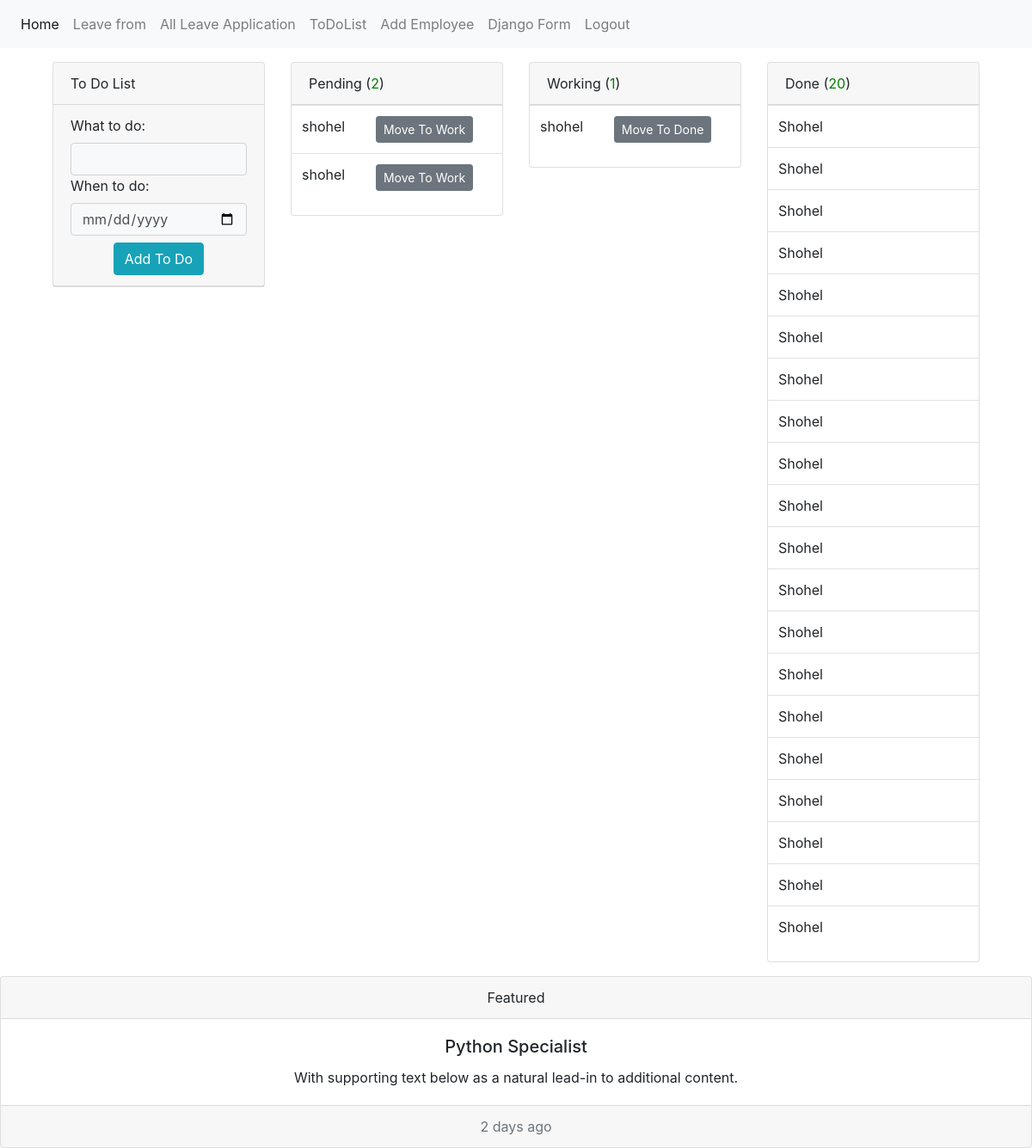
/todolist (signed in), run on the app's committed database.
### emsapp/models.py (models this page shows)
class ToDoList(models.Model):
    user=models.ForeignKey(User, on_delete=models.CASCADE)
    what_to_do=models.TextField(blank=True, null=True)
    when_to_do=models.DateField(blank=True, null=True)
    pending_status=models.BooleanField(default=True)
    working_status=models.BooleanField(default=False)
    done_status=models.BooleanField(default=False)
    def __str__(self):
        return str(self.user)

### emsapp/views.py (the view)
# urls.py: path('todolist', to_do_list, name='todolist'),
@login_required(login_url='/')
def to_do_list(request):
    my_todo_list_pending=ToDoList.objects.filter(user=request.user,pending_status=True)
    working_todo_list=ToDoList.objects.filter(user=request.user,working_status=True)
    done_todo_list=ToDoList.objects.filter(user=request.user,done_status=True)
    my_todo_list_pending_count=my_todo_list_pending.count()
    working_todo_list_count=working_todo_list.count()
    done_todo_list_count=done_todo_list.count()
    form=TodolistForm()
    context={'my_todo_list_pending':my_todo_list_pending,'my_todo_list_pending_count':my_todo_list_pending_count,
             'working_todo_list':working_todo_list,'working_todo_list_count':working_todo_list_count,
             'done_todo_list':done_todo_list,'done_todo_list_count':done_todo_list_count,
             'form':form
    }
    return render(request, 'todolist.html',context)

### emsapp/forms.py
class TodolistForm(forms.ModelForm):
    class Meta:
        model = ToDoList
        fields = '__all__'
        exclude=('user','pending_status','working_status','done_status',)
        widgets = {
            'when_to_do':forms.DateInput(attrs={'type':'date', 'class':'form-control datepicker bg-light'}),
            'what_to_do':forms.TextInput(attrs={'class':'form-control bg-light'}),
        }

### templates/todolist.html (shortened to what this page needs)
{% extends 'base.html' %}
{% block content %}
<!DOCTYPE html>
<html lang="en">
<head>
</head>
<body>
<div class="container">
    <div class="row p-3">
        <div class="col-3">
            <div class="card" >
                <div class="card-header">
                To Do List </span>
                </div>
                {% if form %}
                <div class="card-header ">
                    <form action="{% url 'add_todo_list' %}" method="POST" >
                        <div>
                            {{ form }}
                        </div>
                        <div class="d-flex justify-content-center" style="margin-top: 8px;">
                            <button type="submit" class="btn btn-info">Add To Do</button>
                        </div>
                    </form>
                   </div>
                   {% endif %}
                </div>
            </div>
            <div class="col-3">
                <div class="card">
                    {% if my_todo_list_pending_count > 0 %}
                    <div class="card-header">
                    Pending (<span style="color: green;">{{ my_todo_list_pending_count }}</span>)
                    </div>
                    {% else %}
                    <div class="card-header">
                        Pending (<span style="color: red;">{{ my_todo_list_pending_count }}</span>)
                    </div>
                    {% endif %}
                <table class="table">
                    <tbody>
                        {% for my_todo_list_pending in my_todo_list_pending %}
                    <tr>
                        <td>{{ my_todo_list_pending }}</td>
                        <td><a href="{% url 'to_do_list_move' my_todo_list_pending.id 'working' %}"><button class="btn btn-secondary btn-sm">Move To Work  </button></a></td>
                    </tr>
                        {% endfor %}
                    </tbody>
                </table>
                </div>
            </div>
        <div class="col-3">
            <div class="card">
                {% if working_todo_list_count > 0 %}
                <div class="card-header">
                Working (<span style="color: green;">{{ working_todo_list_count }}</span>)
                </div>
                {% else %}
                <div class="card-header">
                    Working (<span style="color: red;">{{ working_todo_list_count }}</span>)
                </div>
                {% endif %}
            <table class="table">
                <tbody>
                    {% for working_todo_list in working_todo_list %}
                <tr>
                    <td>{{ working_todo_list }}</td>
                    <td><a href="{% url 'to_do_list_move' working_todo_list.id 'done' %}"><button class="btn btn-secondary btn-sm">Move To Done</button></a></td>
                </tr>
                    {% endfor %}
                </tbody>
            </table>
            </div>
        </div>
            <div class="col-3">
                <div class="card">
                {% if done_todo_list_count > 0 %}
                <div class="card-header">
                Done (<span style="color: green;">{{ done_todo_list_count }}</span>)
                </div>
                {% else %}
                <div class="card-header">
                    Done (<span style="color: red;">{{ done_todo_list_count }}</span>)
                </div>
                {% endif %}
                {% if done_todo_list %}
            <table class="table">
                <tbody>
                    {% for done_todo_list in done_todo_list %}
                <tr>
                    <td>{{ done_todo_list|title }}</td>
                </tr>
                    {% endfor %}
                </tbody>
            </table>
            {% endif %}
                </div>
            </div>
    </div>
</div>
</body>
</html>
{% endblock content %}

### data on the page
ToDoList: user.username "shohel"
ToDoList: user.username "shohel"
ToDoList: user.username "shohel"
ToDoList: user.username "Shohel"
ToDoList: user.username "Shohel"
ToDoList: user.username "Shohel"
ToDoList: user.username "Shohel"
ToDoList: user.username "Shohel"
ToDoList: user.username "Shohel"
ToDoList: user.username "Shohel"
ToDoList: user.username "Shohel"
ToDoList: user.username "Shohel"
ToDoList: user.username "Shohel"
ToDoList: user.username "Shohel"
ToDoList: user.username "Shohel"
ToDoList: user.username "Shohel"
ToDoList: user.username "Shohel"
ToDoList: user.username "Shohel"
ToDoList: user.username "Shohel"
ToDoList: user.username "Shohel"
ToDoList: user.username "Shohel"
ToDoList: user.username "Shohel"
ToDoList: user.username "Shohel"

### other printed values
{{ my_todo_list_pending_count }} "2"
{{ working_todo_list_count }} "1"
{{ done_todo_list_count }} "20"
